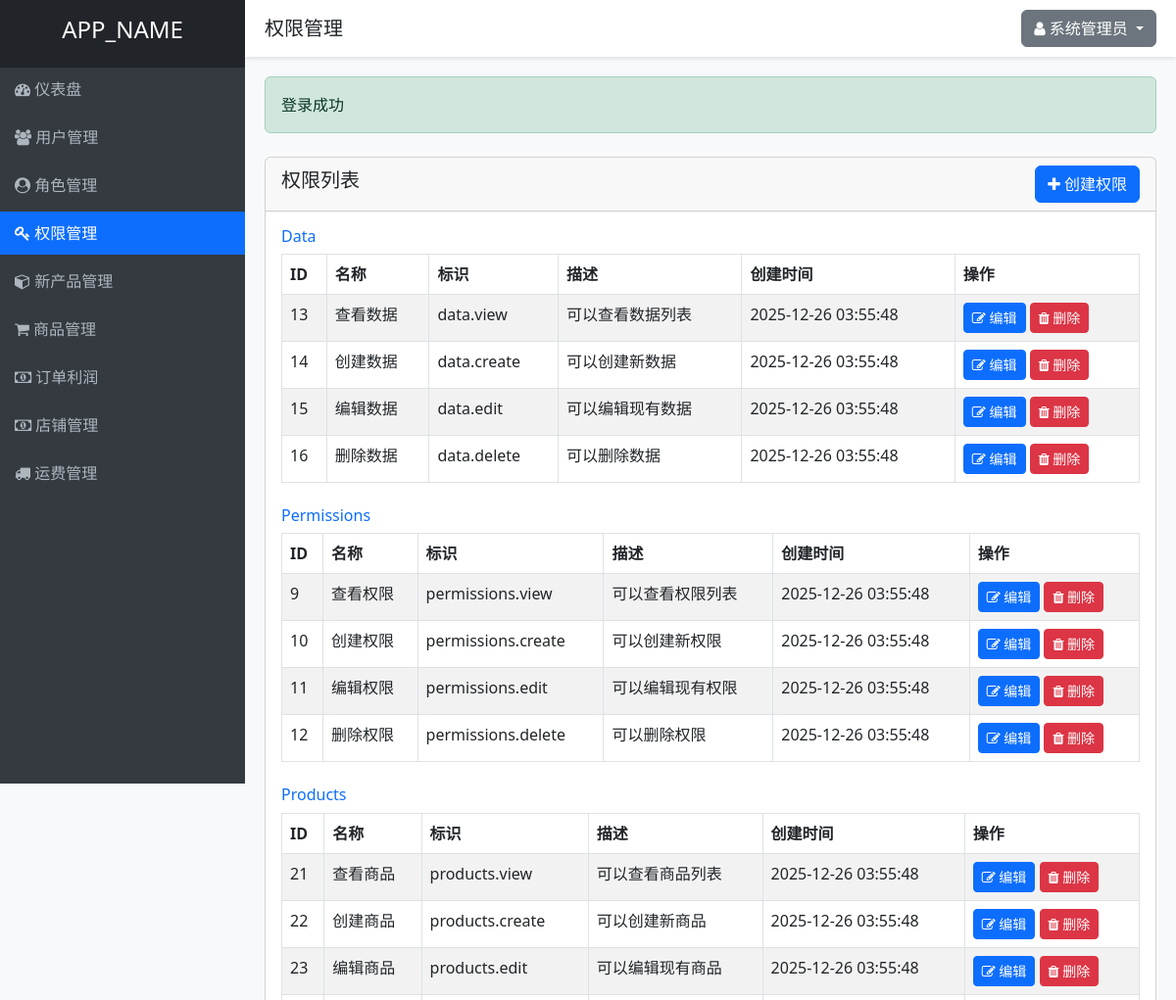
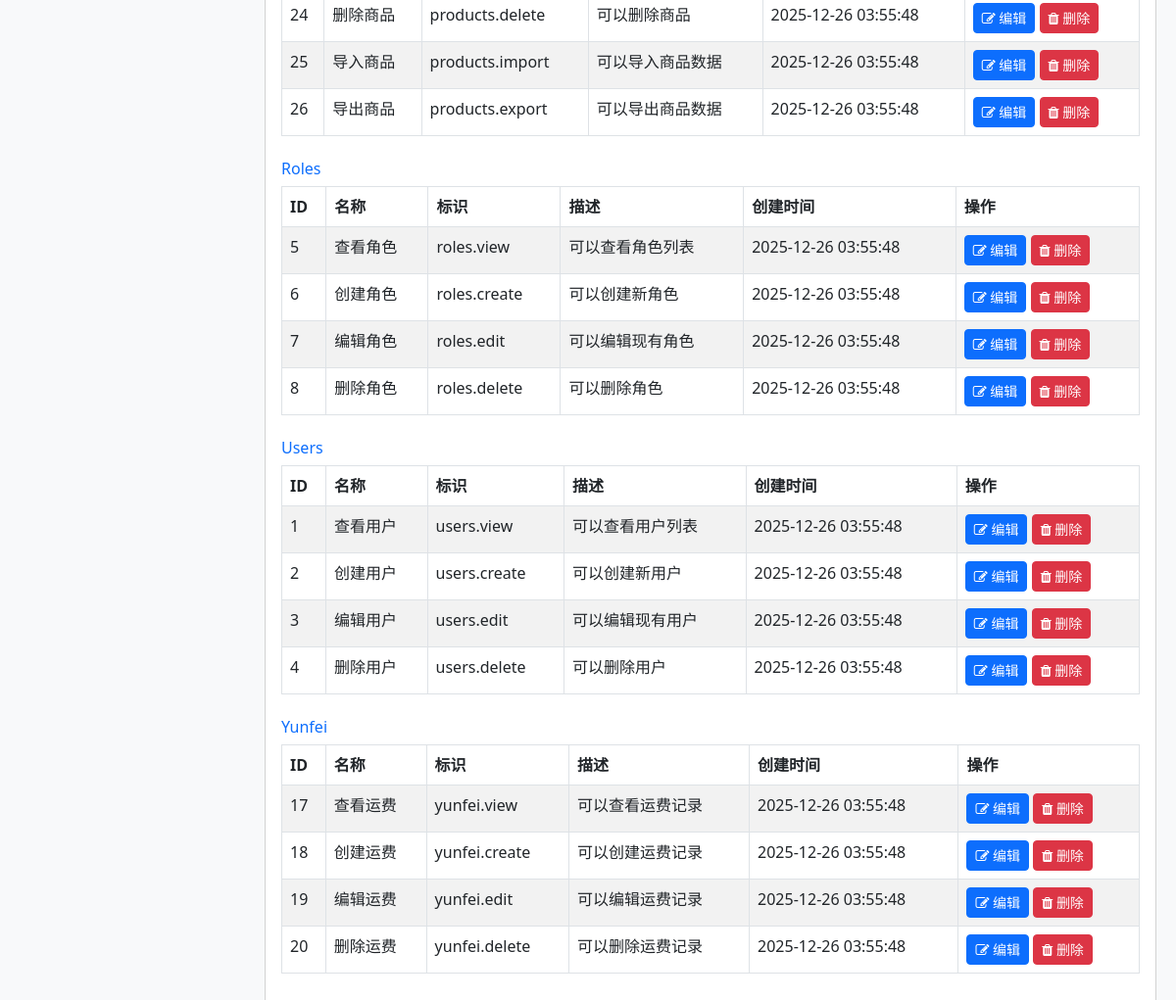
Page /permissions.php (signed in) on the committed database (2 pictures, top to bottom).
### tables this page shows
CREATE TABLE IF NOT EXISTS permissions (
    id INT AUTO_INCREMENT PRIMARY KEY,
    name VARCHAR(50) NOT NULL UNIQUE,
    slug VARCHAR(50) NOT NULL UNIQUE,
    description TEXT,
    module VARCHAR(50) NOT NULL,
    created_at TIMESTAMP DEFAULT CURRENT_TIMESTAMP,
    updated_at TIMESTAMP DEFAULT CURRENT_TIMESTAMP ON UPDATE CURRENT_TIMESTAMP
);

### controllers/PermissionController.php (called while the page is built, shortened)
<?php
require_once APP_ROOT . '/models/Permission.php';
require_once APP_ROOT . '/helpers/functions.php';
class PermissionController {
    private $permissionModel;
    public function __construct() {
        $this->permissionModel = new Permission();
    }
    public function index() {
        $permissions = $this->permissionModel->getAllByModule();
        $title = '权限管理';
        include VIEWS_DIR . '/layouts/header.php';
        include VIEWS_DIR . '/permissions/index.php';
        include VIEWS_DIR . '/layouts/footer.php';
    }
}
?>

### helpers/functions.php (called while the page is built, shortened)
<?php
function getSuccess() {
    $success = $_SESSION['success'] ?? '';
    return $success;
}
function isLoggedIn() {
    return isset($_SESSION['user_id']);
}
function getCurrentUserId() {
    return $_SESSION['user_id'] ?? null;
}
function hasPermission($permissionSlug) {
    require_once APP_ROOT . '/models/Permission.php';
    $permissionModel = new Permission();
    return $permissionModel->checkUserPermission(getCurrentUserId(), $permissionSlug);
}
?>

### includes/database.php (called while the page is built, shortened)
<?php
class Database {
    private static $instance = null;
    private $conn;
    private function __construct() {
        try {
            $this->conn = new PDO(
                "mysql:host=" . DB_HOST . ";dbname=" . DB_NAME . ";charset=utf8",
                DB_USER,
                DB_PASS,
                [
                    PDO::ATTR_ERRMODE => PDO::ERRMODE_EXCEPTION,
                    PDO::ATTR_DEFAULT_FETCH_MODE => PDO::FETCH_ASSOC,
                    PDO::ATTR_EMULATE_PREPARES => false
                ]
            );
        } catch(PDOException $e) {
            die("数据库连接失败: " . $e->getMessage());
        }
    }
    public static function getInstance() {
        if(self::$instance === null) {
            self::$instance = new Database();
        }
        return self::$instance;
    }
    public function query($sql, $params = []) {
        $stmt = $this->conn->prepare($sql);
        $stmt->execute($params);
        return $stmt;
    }
}
?>

### models/Permission.php (called while the page is built, shortened)
<?php
require_once APP_ROOT . '/includes/database.php';
class Permission {
    private $db;
    public function __construct() {
        $this->db = Database::getInstance();
    }
    public function getAll() {
        $sql = "SELECT * FROM permissions ORDER BY module, id";
        $stmt = $this->db->query($sql);
        return $stmt->fetchAll();
    }
    public function getAllByModule() {
        $permissions = $this->getAll();
        $grouped = [];
        foreach ($permissions as $permission) {
            $module = $permission['module'];
            if (!isset($grouped[$module])) {
                $grouped[$module] = [];
            }
            $grouped[$module][] = $permission;
        }
        return $grouped;
    }
    public function checkUserPermission($userId, $permissionSlug) {
        $sql = "SELECT COUNT(*) as count FROM permissions p
                JOIN role_permissions rp ON p.id = rp.permission_id
                JOIN user_roles ur ON rp.role_id = ur.role_id
                WHERE ur.user_id = ? AND p.slug = ?";
        $stmt = $this->db->query($sql, [$userId, $permissionSlug]);
        $result = $stmt->fetch();
        return $result['count'] > 0;
    }
}
?>

### views/permissions/index.php (the view)
<div class="row mt-4">
    <div class="col-md-12">
        <div class="card">
            <div class="card-header d-flex justify-content-between align-items-center">
                <h5>权限列表</h5>
                <?php if (hasPermission('permissions.create')): ?>
                    <a href="<?php echo APP_URL; ?>/permissions.php?action=create" class="btn btn-primary">
                        <i class="fa fa-plus"></i> 创建权限
                    </a>
                <?php endif; ?>
            </div>
            <div class="card-body">
                <?php foreach ($permissions as $module => $modulePermissions): ?>
                    <div class="mb-4">
                        <h6 class="text-primary"><?php echo ucfirst($module); ?></h6>
                        <table class="table table-bordered table-striped">
                            <thead>
                                <tr>
                                    <th>ID</th>
                                    <th>名称</th>
                                    <th>标识</th>
                                    <th>描述</th>
                                    <th>创建时间</th>
                                    <th>操作</th>
                                </tr>
                            </thead>
                            <tbody>
                                <?php foreach ($modulePermissions as $permission): ?>
                                    <tr>
                                        <td><?php echo $permission['id']; ?></td>
                                        <td><?php echo $permission['name']; ?></td>
                                        <td><?php echo $permission['slug']; ?></td>
                                        <td><?php echo $permission['description']; ?></td>
                                        <td><?php echo $permission['created_at']; ?></td>
                                        <td>
                                            <?php if (hasPermission('permissions.edit')): ?>
                                                <a href="<?php echo APP_URL; ?>/permissions.php?action=edit&id=<?php echo $permission['id']; ?>" class="btn btn-sm btn-primary">
                                                    <i class="fa fa-edit"></i> 编辑
                                                </a>
                                            <?php endif; ?>
                                            <?php if (hasPermission('permissions.delete')): ?>
                                                <a href="<?php echo APP_URL; ?>/permissions.php?action=delete&id=<?php echo $permission['id']; ?>" class="btn btn-sm btn-danger" onclick="return confirm('确定要删除这个权限吗？');">
                                                    <i class="fa fa-trash"></i> 删除
                                                </a>
                                            <?php endif; ?>
                                        </td>
                                    </tr>
                                <?php endforeach; ?>
                            </tbody>
                        </table>
                    </div>
                <?php endforeach; ?>
            </div>
        </div>
    </div>
</div>

### permissions.php (shortened to what this page needs)
<?php
require_once __DIR__ . '/controllers/PermissionController.php';
$permissionController = new PermissionController();
$action = $_GET['action'] ?? 'index';
switch ($action) {
    case 'index':
        $permissionController->index();
        break;
}
?>

### views/layouts/header.php (shortened to what this page needs)
<!DOCTYPE html>
<html lang="zh-CN">
<head>
    <link href="https://cdn.jsdelivr.net/npm/bootstrap@5.3.0/dist/css/bootstrap.min.css" rel="stylesheet">
    <link href="https://cdn.jsdelivr.net/npm/font-awesome@4.7.0/css/font-awesome.min.css" rel="stylesheet">
</head>
<body>
    <div class="sidebar">
        <div class="p-3 bg-dark text-center">
            <h4><?php echo APP_NAME; ?></h4>
        </div>
        <div class="nav">
            <div class="nav-item">
                <a href="<?php echo APP_URL; ?>/dashboard.php" class="<?php echo basename($_SERVER['PHP_SELF']) == 'dashboard.php' ? 'active' : ''; ?>">
                    <i class="fa fa-dashboard"></i> 仪表盘
                </a>
            </div>
            <?php if (hasPermission('users.view')): ?>
            <div class="nav-item">
                <a href="<?php echo APP_URL; ?>/users.php" class="<?php echo basename($_SERVER['PHP_SELF']) == 'users.php' ? 'active' : ''; ?>">
                    <i class="fa fa-users"></i> 用户管理
                </a>
            </div>
            <?php endif; ?>
            <?php if (hasPermission('roles.view')): ?>
            <div class="nav-item">
                <a href="<?php echo APP_URL; ?>/roles.php" class="<?php echo basename($_SERVER['PHP_SELF']) == 'roles.php' ? 'active' : ''; ?>">
                    <i class="fa fa-user-circle"></i> 角色管理
                </a>
            </div>
            <?php endif; ?>
            <?php if (hasPermission('permissions.view')): ?>
            <div class="nav-item">
                <a href="<?php echo APP_URL; ?>/permissions.php" class="<?php echo basename($_SERVER['PHP_SELF']) == 'permissions.php' ? 'active' : ''; ?>">
                    <i class="fa fa-key"></i> 权限管理
                </a>
            </div>
            <?php endif; ?>
            <?php if (isLoggedIn()): ?>
            <div class="nav-item">
                <a href="<?php echo APP_URL; ?>/new_products.php" class="<?php echo basename($_SERVER['PHP_SELF']) == 'new_products.php' ? 'active' : ''; ?>">
                    <i class="fa fa-cube"></i> 新产品管理
                </a>
            </div>
            <?php endif; ?>
            <?php if (hasPermission('products.view')): ?>
            <div class="nav-item">
                <a href="<?php echo APP_URL; ?>/products.php" class="<?php echo basename($_SERVER['PHP_SELF']) == 'products.php' ? 'active' : ''; ?>">
                    <i class="fa fa-shopping-cart"></i> 商品管理
                </a>
            </div>
            <?php endif; ?>
            <?php if (isLoggedIn()): ?>
            <div class="nav-item">
                <a href="<?php echo APP_URL; ?>/order_profit.php" class="<?php echo basename($_SERVER['PHP_SELF']) == 'order_profit.php' ? 'active' : ''; ?>">
                    <i class="fa fa-money"></i> 订单利润
                </a>
            </div>
            <?php endif; ?>
             <?php if (isLoggedIn()): ?>
            <div class="nav-item">
                <a href="<?php echo APP_URL; ?>/store.php" class="<?php echo basename($_SERVER['PHP_SELF']) == 'store.php' ? 'active' : ''; ?>">
                    <i class="fa fa-money"></i> 店铺管理
                </a>
            </div>
            <?php endif; ?>
            <?php if (hasPermission('yunfei.view')): ?>
            <div class="nav-item">
                <a href="<?php echo APP_URL; ?>/yunfei.php" class="<?php echo basename($_SERVER['PHP_SELF']) == 'yunfei.php' ? 'active' : ''; ?>">
                    <i class="fa fa-truck"></i> 运费管理
                </a>
            </div>
            <?php endif; ?>
        </div>
    </div>
    <div class="header">
        <div class="d-flex justify-content-between align-items-center">
            <h5 class="mb-0"><?php echo $title ?? '欢迎使用'; ?></h5>
            <div class="dropdown">
                <button class="btn btn-secondary dropdown-toggle" type="button" id="userDropdown" data-bs-toggle="dropdown" aria-expanded="false">
                    <i class="fa fa-user"></i> <?php echo $_SESSION['full_name']; ?>
                </button>
            </div>
        </div>
    </div>
    <div class="content">
        <?php if ($success = getSuccess()): ?>
            <div class="alert alert-success" role="alert">
                <?php echo $success; ?>
            </div>
        <?php endif; ?>

### views/layouts/footer.php (shortened to what this page needs)
    </div>
</body>
</html>

### views/layouts/header.php (style rules this page uses)
body { background-color: #f8f9fa; }
.sidebar { height: 100vh; background-color: #343a40; color: white; position: fixed; top: 0; left: 0; width: 250px; overflow-y: auto; }
.sidebar a { color: #adb5bd; text-decoration: none; display: block; padding: 10px 15px; }
.sidebar .active { background-color: #0d6efd; color: white; }
.content { margin-left: 250px; padding: 20px; }
.header { background-color: white; padding: 10px 20px; box-shadow: 0 2px 4px rgba(0, 0, 0, 0.1); margin-left: 250px; }
.nav { display: flex;flex-direction: column; }
.nav-item { margin-bottom: 5px; display: block; }

### rows in the picture
permissions: id "13", name "查看数据", slug "data.view", description "可以查看数据列表", created_at "2025-12-26 03:55:48"
permissions: id "14", name "创建数据", slug "data.create", description "可以创建新数据", created_at "2025-12-26 03:55:48"
permissions: id "15", name "编辑数据", slug "data.edit", description "可以编辑现有数据", created_at "2025-12-26 03:55:48"
permissions: id "16", name "删除数据", slug "data.delete", description "可以删除数据", created_at "2025-12-26 03:55:48"
permissions: id "9", name "查看权限", slug "permissions.view", description "可以查看权限列表", created_at "2025-12-26 03:55:48"
permissions: id "10", name "创建权限", slug "permissions.create", description "可以创建新权限", created_at "2025-12-26 03:55:48"
permissions: id "11", name "编辑权限", slug "permissions.edit", description "可以编辑现有权限", created_at "2025-12-26 03:55:48"
permissions: id "12", name "删除权限", slug "permissions.delete", description "可以删除权限", created_at "2025-12-26 03:55:48"
permissions: id "21", name "查看商品", slug "products.view", description "可以查看商品列表", created_at "2025-12-26 03:55:48"
permissions: id "22", name "创建商品", slug "products.create", description "可以创建新商品", created_at "2025-12-26 03:55:48"
permissions: id "23", name "编辑商品", slug "products.edit", description "可以编辑现有商品", created_at "2025-12-26 03:55:48"
permissions: id "24", name "删除商品", slug "products.delete", description "可以删除商品", created_at "2025-12-26 03:55:48"
permissions: id "25", name "导入商品", slug "products.import", description "可以导入商品数据", created_at "2025-12-26 03:55:48"
permissions: id "26", name "导出商品", slug "products.export", description "可以导出商品数据", created_at "2025-12-26 03:55:48"
permissions: id "5", name "查看角色", slug "roles.view", description "可以查看角色列表", created_at "2025-12-26 03:55:48"
permissions: id "6", name "创建角色", slug "roles.create", description "可以创建新角色", created_at "2025-12-26 03:55:48"
permissions: id "7", name "编辑角色", slug "roles.edit", description "可以编辑现有角色", created_at "2025-12-26 03:55:48"
permissions: id "8", name "删除角色", slug "roles.delete", description "可以删除角色", created_at "2025-12-26 03:55:48"
permissions: id "1", name "查看用户", slug "users.view", description "可以查看用户列表", created_at "2025-12-26 03:55:48"
permissions: id "2", name "创建用户", slug "users.create", description "可以创建新用户", created_at "2025-12-26 03:55:48"
permissions: id "3", name "编辑用户", slug "users.edit", description "可以编辑现有用户", created_at "2025-12-26 03:55:48"
permissions: id "4", name "删除用户", slug "users.delete", description "可以删除用户", created_at "2025-12-26 03:55:48"
permissions: module "Yunfei", id "20", name "删除运费", slug "yunfei.delete", description "可以删除运费记录", created_at "2025-12-26 03:55:48"
permissions: id "17", name "查看运费", slug "yunfei.view", description "可以查看运费记录", created_at "2025-12-26 03:55:48"
permissions: id "18", name "创建运费", slug "yunfei.create", description "可以创建运费记录", created_at "2025-12-26 03:55:48"
permissions: id "19", name "编辑运费", slug "yunfei.edit", description "可以编辑运费记录", created_at "2025-12-26 03:55:48"

### other values in the picture
APP_NAME "APP_NAME"
$title "权限管理"
$_SESSION['full_name'] "系统管理员"
$success "登录成功"
$module "Data"
$module "Permissions"
$module "Products"
$module "Roles"
$module "Users"
